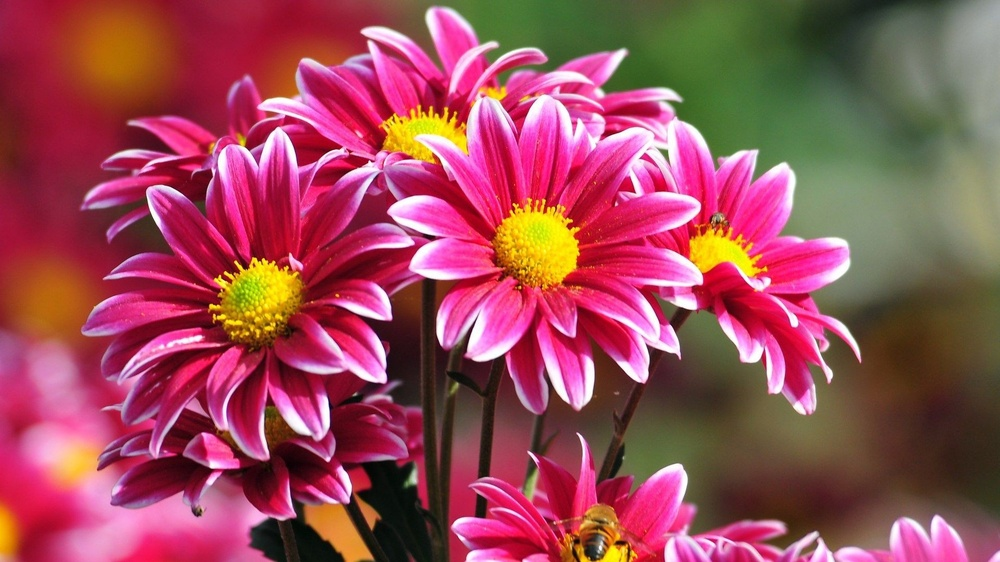
#> input picture LAB/Experiment 5/image.jpg, 1000 x 562 px, shrunk from 1920 x 1080 before the run
$ python color_histogram.py
#> lines starting #> are read from the running program, lines starting #| are printed output that depends on the picture
import cv2
import matplotlib.pyplot as plt

def analyze_histogram(image):
    colors = ("b", "g", "r")

    for i, color in enumerate(colors):
        histogram = cv2.calcHist([image], [i], None, [256], [0, 256])
        plt.plot(histogram, color=color)

    plt.title("Color Histogram")
    plt.xlabel("Color Level")
    plt.ylabel("Number of Pixels")
    plt.show()

image = cv2.imread("image.jpg")
#> image is the input picture: shape (562, 1000, 3); mean B, G, R 87.3, 75.4, 154.7

if image is None:
    print("ERROR: Image not found")
else:
    print("Image loaded successfully")
    analyze_histogram(image)
#> in analyze_histogram, `plt.show()`:
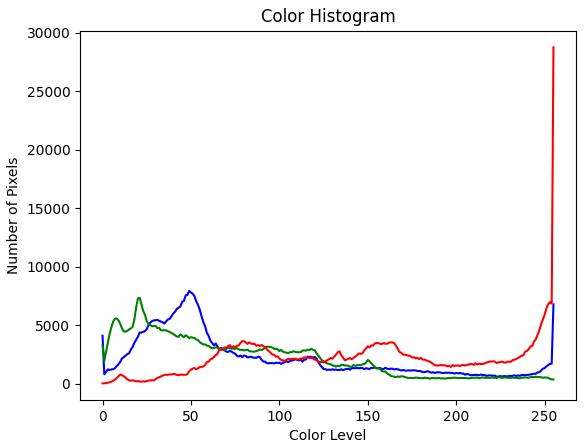
#> figure drawn by matplotlib, 1 panel; curve peaks at x = 49, y = 7926; curve peaks at x = 21, y = 7336; curve peaks at x = 255, y = 28742
